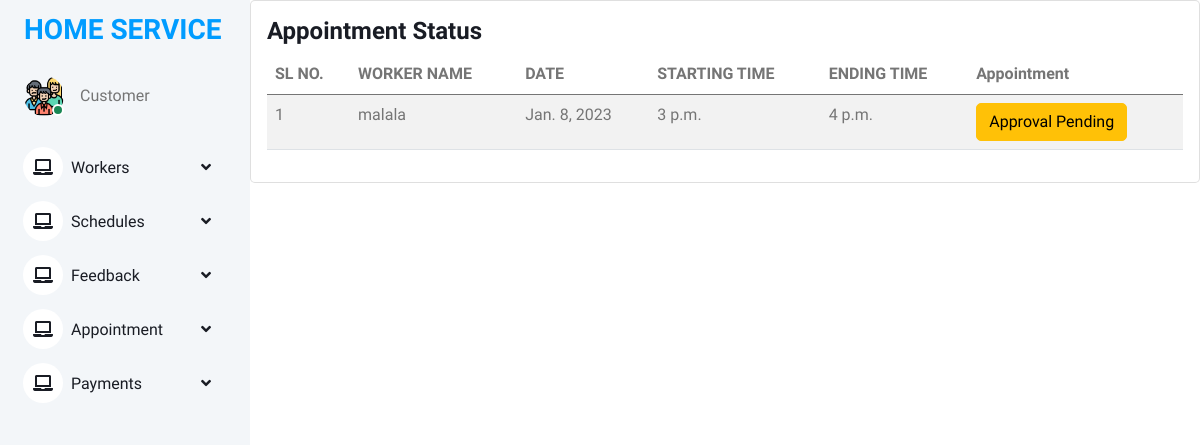
Page /worker_view_appointment (signed in) on the committed database.
### online_home_service_app/models.py (models this page shows)
class Take_Appointment(models.Model):
    user = models.ForeignKey(Register, on_delete=models.CASCADE)
    schedule = models.ForeignKey(Schedule, on_delete=models.CASCADE)
    status = models.IntegerField(default=0)

class Schedule(models.Model):
    worker = models.ForeignKey(Register1, on_delete=models.CASCADE)
    date = models.DateField()
    start_time = models.TimeField()
    end_time = models.TimeField()

class Register1(models.Model):
    user = models.ForeignKey(Login,on_delete=models.CASCADE)
    name = models.CharField(max_length=100)
    profile_pic = models.FileField(upload_to='profilepic/')
    address = models.CharField(max_length=100)
    mobile = models.CharField(max_length=10)
    email = models.EmailField()
    work_type = models.ForeignKey(work,on_delete=models.CASCADE)
    def __str__(self):
        return self.name

### online_home_service_app/views.py (the view)
# urls.py: path("worker_view_appointment", views.worker_view_appointment, name="worker_view_appointment"),
def worker_view_appointment(request):
    c = request.user
    print(c)
    s = Schedule.objects.filter(worker__name=c)
    print(s)
    for i in s:
        app = []
        print(i)
        app = Take_Appointment.objects.filter(schedule=i)
        return render(request,"worker/worker_view_appointment.html",{"b":app})

### templates/worker/worker_view_appointment.html
{% extends 'customer/customer base.html' %}
{% load crispy_forms_tags %}
{% block content %}
<div class="col-lg-12 grid-margin stretch-card">
              <div class="card">
                <div class="card-body">
                  <h4 class="card-title">Appointment Status</h4>
                  <div class="table-responsive">
                    <table class="table table-striped">
                      <thead>
                        <tr>
                          <th>SL NO.</th>
                          <th>WORKER NAME</th>
                          <th>DATE</th>
                          <th>STARTING TIME</th>
                          <th>ENDING TIME</th>
                          <th>Appointment</th>
                        </tr>
                      </thead>
                      <tbody>
                      {% for i in b %}
                        <tr>
                          <td>{{forloop.counter}}</td>
                          <td>{{ i.schedule.worker }}</td>
                          <td>{{ i.schedule.date }}</td>
                          <td>{{ i.schedule.start_time }}</td>
                          <td>{{ i.schedule.end_time }}</td>
                          <td>
                              {% if i.status == 0 %}
                        <button type="button" class="btn btn-warning">Approval Pending</button>
                        {% elif i.status == 1 %}
                        <button type="button" class="btn btn-success">Appointment Confirmed</button>
                         {% else %}
                        <button type="button" class="btn btn-danger">Appointewnt Rejected</button>
                              {% endif %}
                          </td>
                        </tr>
                      {% endfor %}
                      </tbody>
                    </table>
                  </div>
                </div>
              </div>
            </div>
{% endblock %}

### static/static1/assets2/css/style.css (style rules this page uses)
:root { --primary: #009CFF; --light: #F3F6F9; --dark: #191C24; }
.btn { transition: .5s; }

### rows in the picture
Take_Appointment: schedule.worker "malala", schedule "Jan. 8, 2023", schedule.start_time "3 p.m.", schedule.end_time "4 p.m.", status "Approval Pending"
